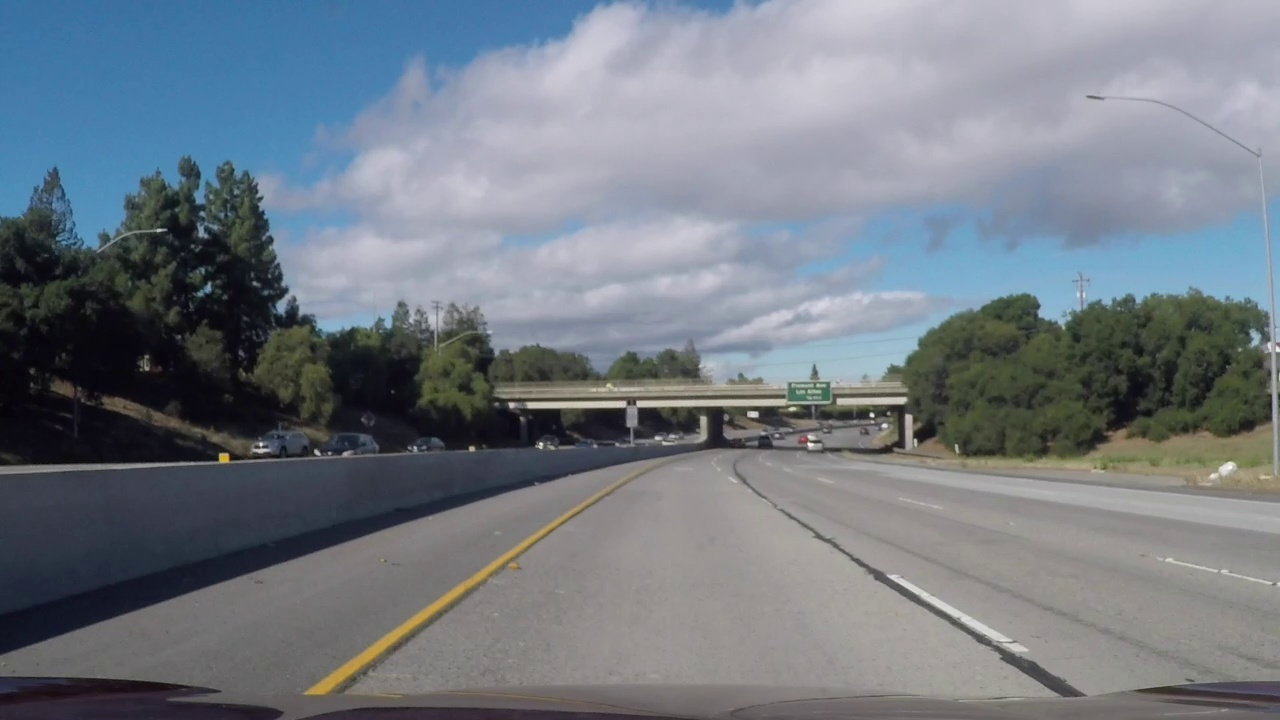
#> input picture test_images/challenge_video_frame_1.jpg, 1280 x 720 px
$ python -i Thresholding.py   (imports and definitions only)
#> lines starting #> are read from the running program, lines starting #| are printed output that depends on the picture; after the words box and inside, x2 and y2 are one past the last pixel; in counts of white or black regions, pixels touching at a corner belong together
import cv2
import numpy as np

class Thresholding:
    """ This class is for extracting relevant pixels in an image.
    """
    def __init__(self):
        """ Init Thresholding."""
        pass

    def threshold_rel(self, img, lo, hi):
        vmin = np.min(img)
        vmax = np.max(img)

        vlo = vmin + (vmax - vmin) * lo
        vhi = vmin + (vmax - vmin) * hi
        return np.uint8((img >= vlo) & (img <= vhi)) * 255

    def threshold_abs(self, img, lo, hi):
        return np.uint8((img >= lo) & (img <= hi)) * 255

    def forward(self, img):
        hls = cv2.cvtColor(img, cv2.COLOR_RGB2HLS)
#> hls: shape (720, 1280, 3); mean of channels 0, 1, 2 83.5, 123.7, 36.8
        hsv = cv2.cvtColor(img, cv2.COLOR_RGB2HSV)
#> hsv: shape (720, 1280, 3); mean H, S, V 83.6, 48.2, 135.7
        lab = cv2.cvtColor(img, cv2.COLOR_RGB2LAB)
#> lab: shape (720, 1280, 3); mean of channels 0, 1, 2 128.9, 127.7, 122.6

        # S channel from HLS space
        s_channel = hls[:,:,2]
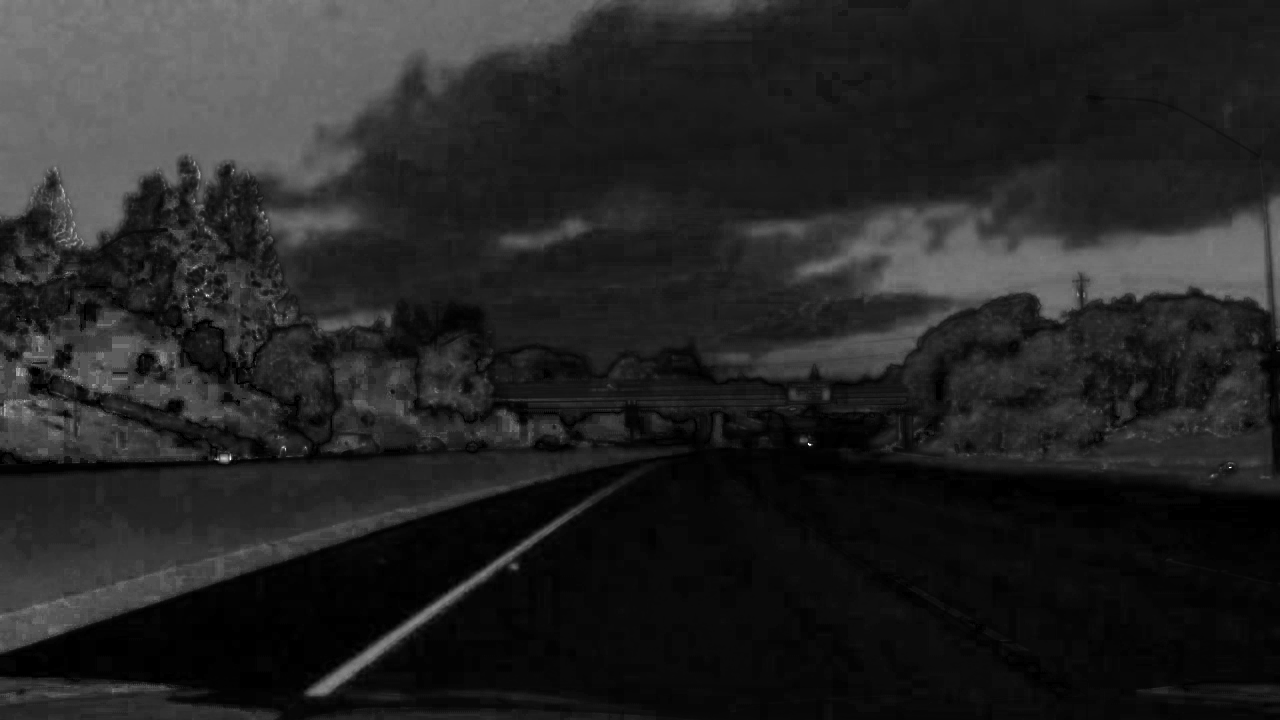
#> s_channel: shape (720, 1280); min 0, max 255, mean 36.8
        s_thresh = self.threshold_rel(s_channel, 0.7, 1.0)
#> in threshold_rel, `vmin = np.min(img)`: vmin = 0
#> in threshold_rel, `vmax = np.max(img)`: vmax = 255
#> in threshold_rel, `vlo = vmin + (vmax - vmin) * lo`: vlo = 178.5
#> in threshold_rel, `vhi = vmin + (vmax - vmin) * hi`: vhi = 255
#> in threshold_rel, `return np.uint8((img >= vlo) & (img <= vhi)) * 255`:
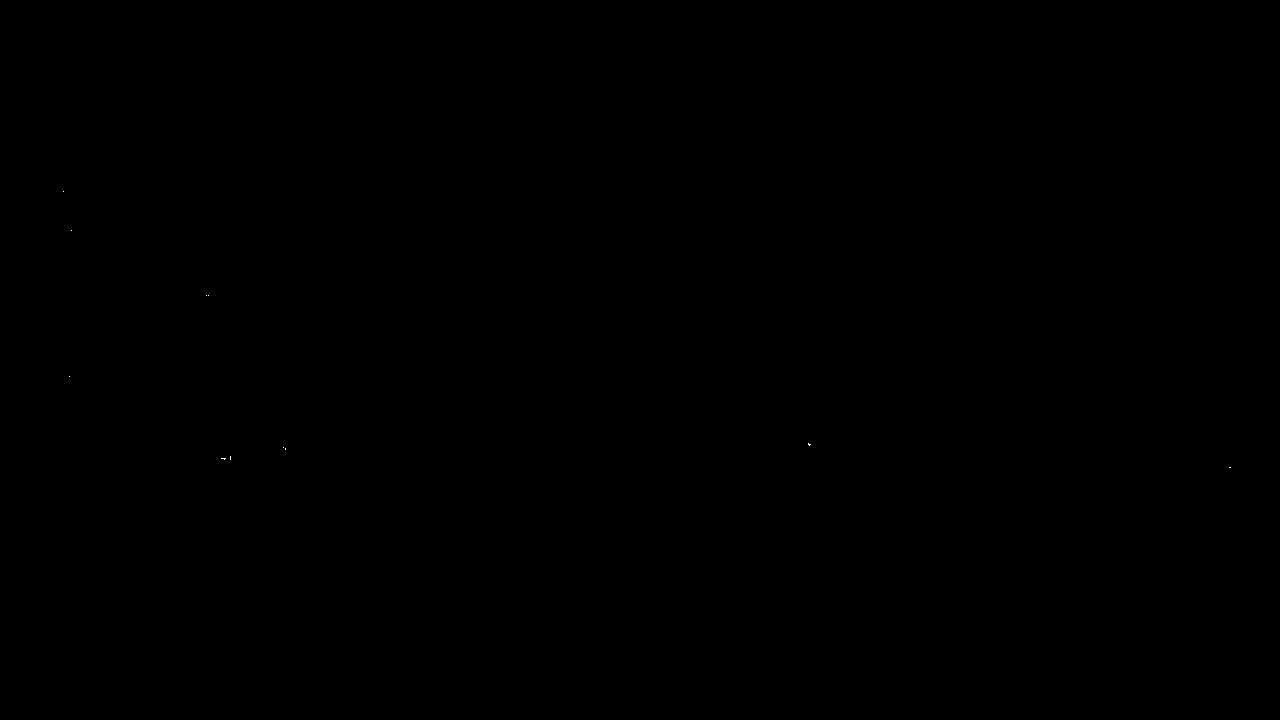
#> returned value: shape (720, 1280); 0% white in thin lines or dots, all inside (x1, y1, x2, y2) = (63, 191, 1231, 468)

        # B channel from LAB space
        b_channel = lab[:,:,2]
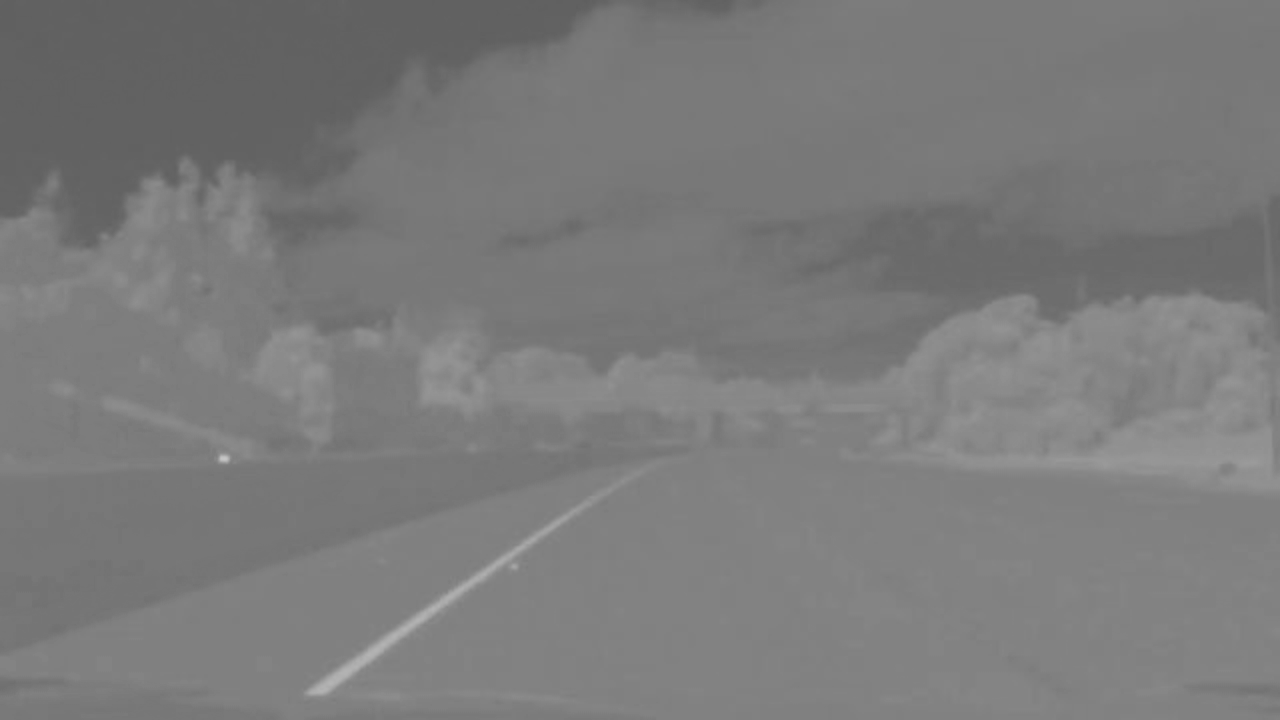
#> b_channel: shape (720, 1280); min 95, max 198, mean 122.6
        b_thresh = self.threshold_rel(b_channel, 0.8, 1.0)
#> in threshold_rel (call 2), `return np.uint8((img >= vlo) & (img <= vhi)) * 255`: returned value: shape (720, 1280); 0.01% white; 12 white regions (10 under 20 px), largest, box (x1, y1, x2, y2) and area: (220, 456, 228, 461) 37, (341, 670, 351, 675) 24

        # Combination of S and B channel thresholds
        combined = np.zeros_like(s_channel)
        combined[(s_thresh == 255) | (b_thresh == 255)] = 255

        return combined

>>> import cv2
>>> picture = cv2.cvtColor(cv2.imread('test_images/challenge_video_frame_1.jpg'), cv2.COLOR_BGR2RGB)
>>> result = Thresholding().forward(picture)
#> result: shape (720, 1280); 0.02% white in thin lines or dots, all inside (x1, y1, x2, y2) = (63, 191, 1231, 692)

$ run again, on test_images/challenge_video_frame_100.jpg
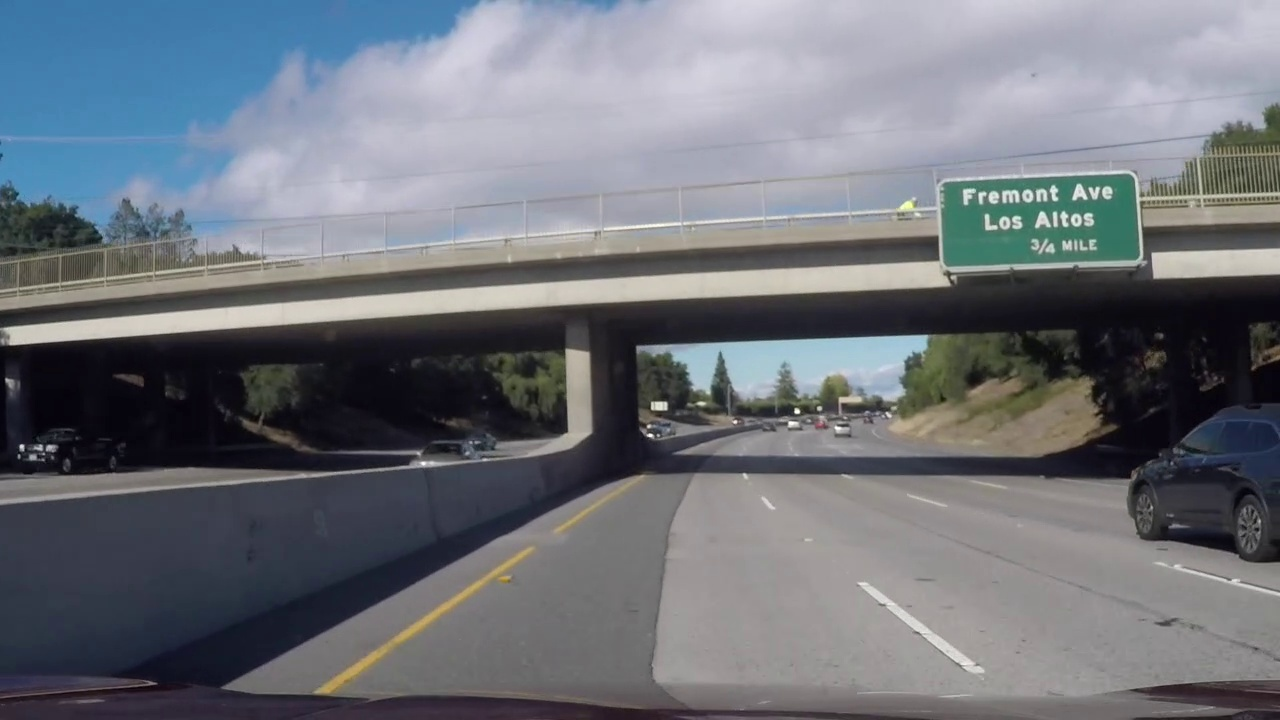
#> input picture test_images/challenge_video_frame_100.jpg, 1280 x 720 px
#> hls: shape (720, 1280, 3); mean of channels 0, 1, 2 89.1, 116, 34.7
#> hsv: shape (720, 1280, 3); mean H, S, V 89.1, 45.9, 125.4
#> lab: shape (720, 1280, 3); mean of channels 0, 1, 2 120, 128.5, 123.7
#> in forward, `s_channel = hls[:,:,2]`:
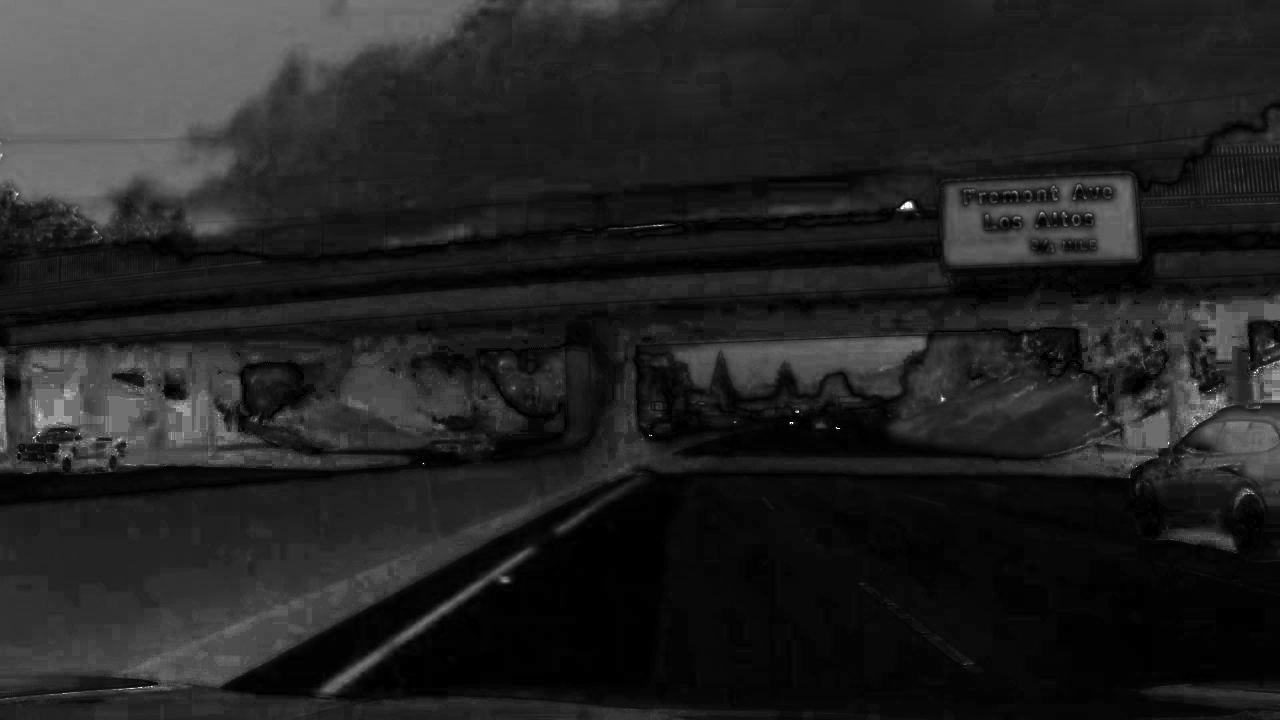
#> s_channel: shape (720, 1280); min 0, max 255, mean 34.7
#> vmin = 0
#> vmax = 255
#> vlo = 178.5
#> vhi = 255
#> in forward, `b_channel = lab[:,:,2]`:
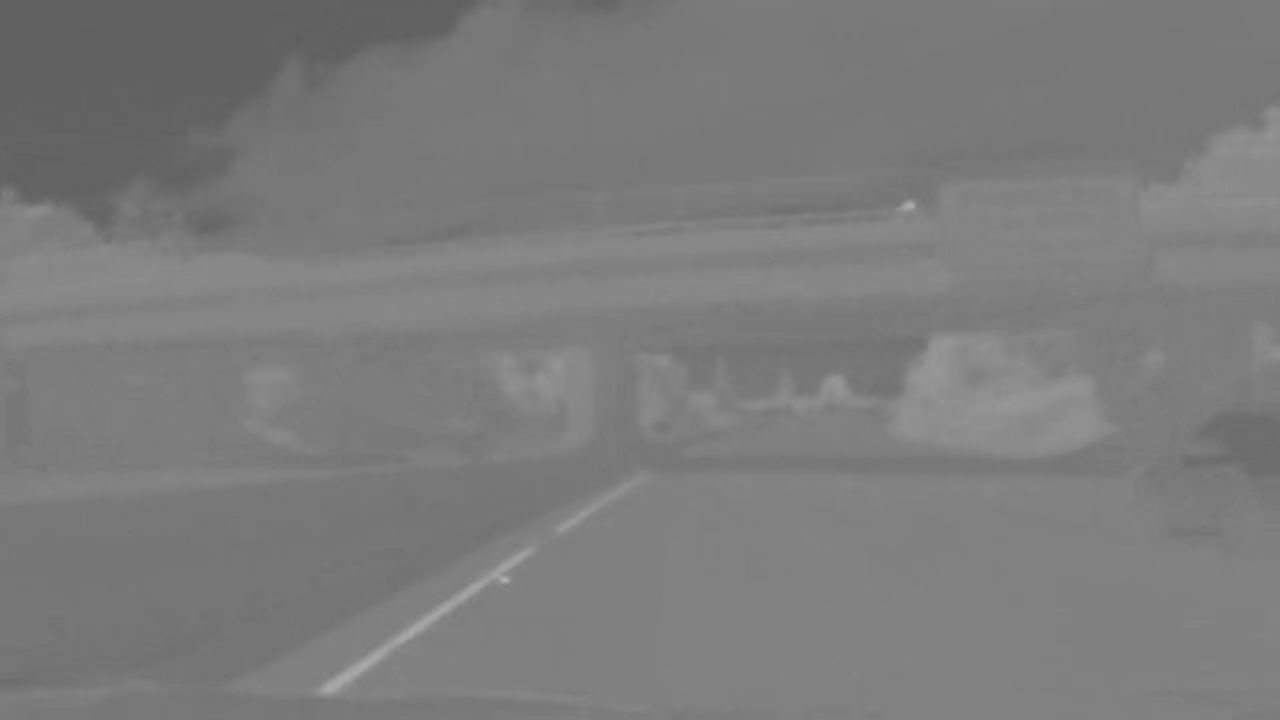
#> b_channel: shape (720, 1280); min 93, max 176, mean 123.7
#> result: shape (720, 1280); 0.11% white; 57 white regions (50 under 20 px), largest, box (x1, y1, x2, y2) and area: (324, 648, 387, 692) 443, (394, 602, 454, 643) 289, (458, 583, 481, 600) 92

$ run again, on test_images/challenge_video_frame_110.jpg
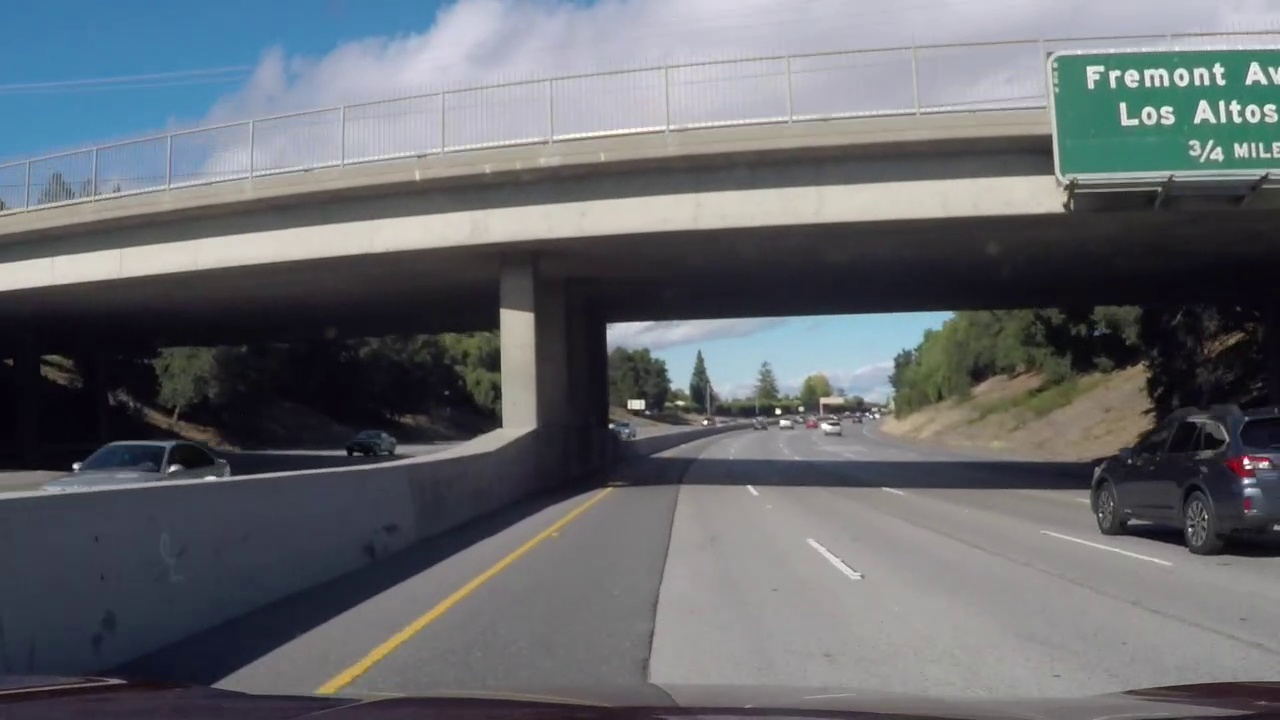
#> input picture test_images/challenge_video_frame_110.jpg, 1280 x 720 px
#> hls: shape (720, 1280, 3); mean of channels 0, 1, 2 90.4, 106.2, 34.2
#> hsv: shape (720, 1280, 3); mean H, S, V 90.5, 46.4, 114.7
#> lab: shape (720, 1280, 3); mean of channels 0, 1, 2 110.3, 128.3, 124.9
#> in forward, `s_channel = hls[:,:,2]`:
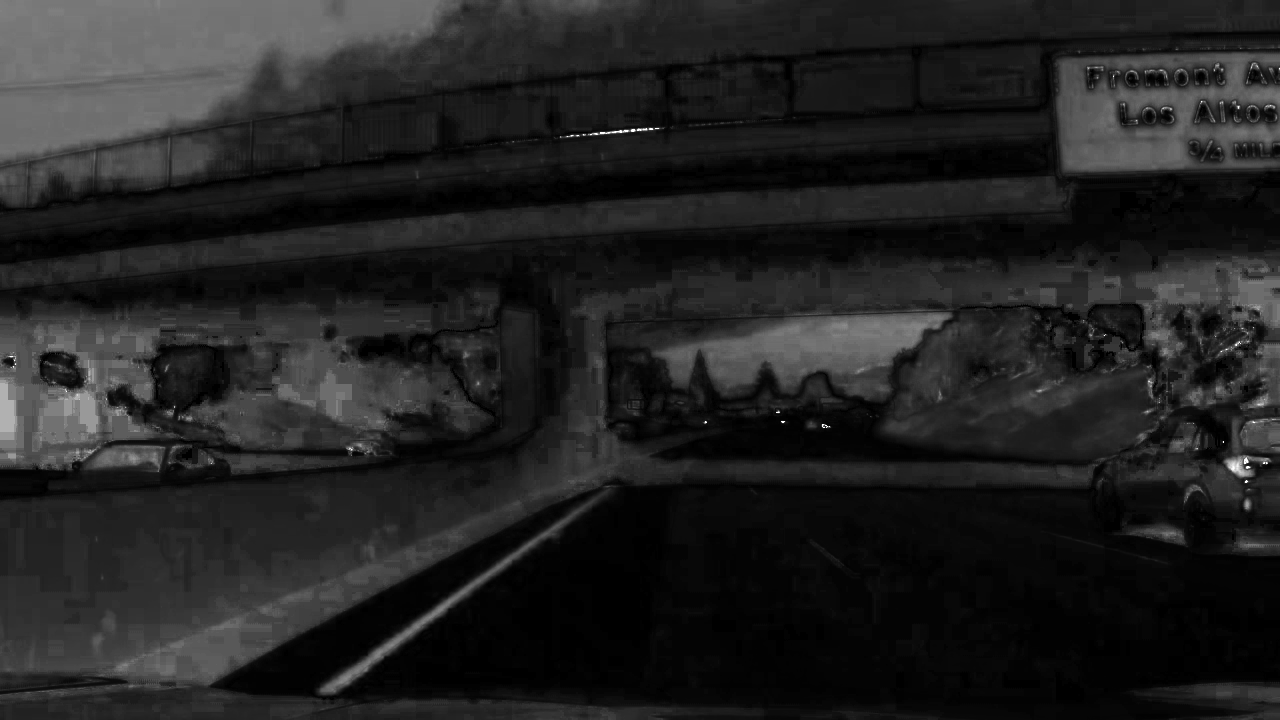
#> s_channel: shape (720, 1280); min 0, max 255, mean 34.2
#> vmin = 0
#> vmax = 255
#> vlo = 178.5
#> vhi = 255
#> in forward, `b_channel = lab[:,:,2]`:
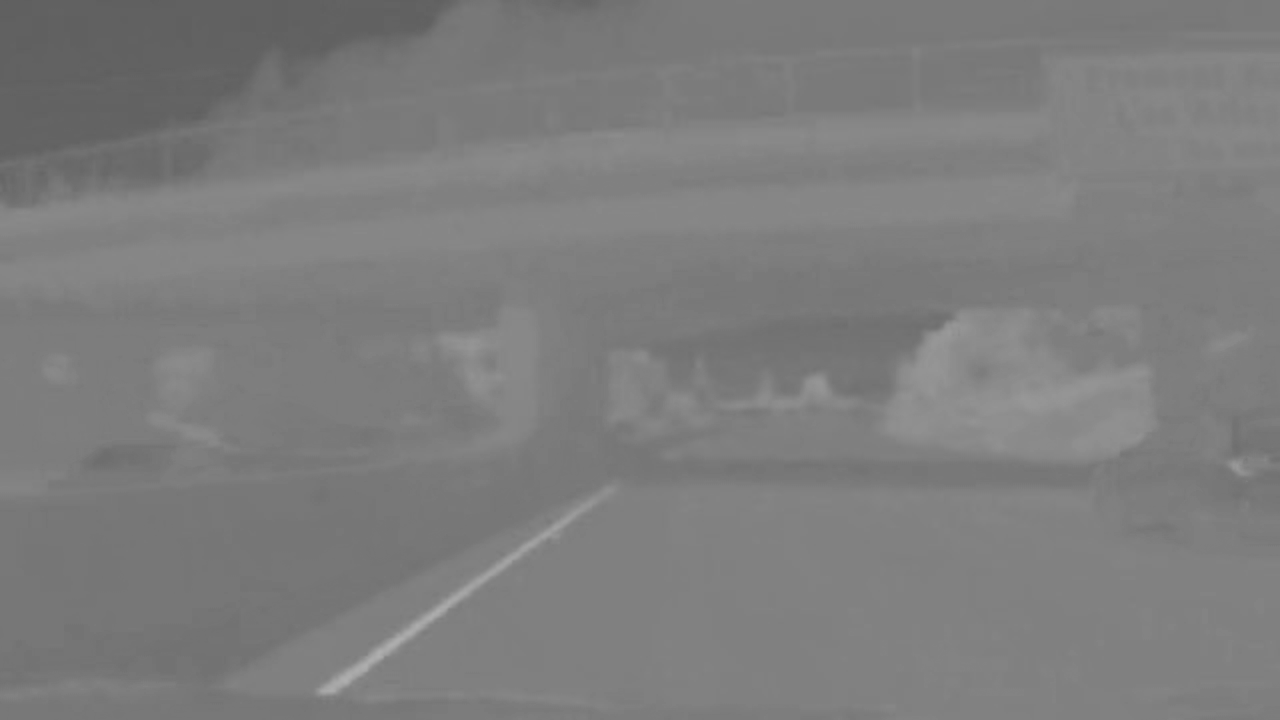
#> b_channel: shape (720, 1280); min 94, max 175, mean 124.9
#> result: shape (720, 1280); 0.2% white; 71 white regions (65 under 20 px), largest, box (x1, y1, x2, y2) and area: (321, 584, 475, 693) 1289, (476, 553, 519, 584) 150, (1229, 461, 1244, 474) 112, (600, 130, 622, 134) 37, (522, 542, 535, 551) 34, (1244, 457, 1248, 464) 21
